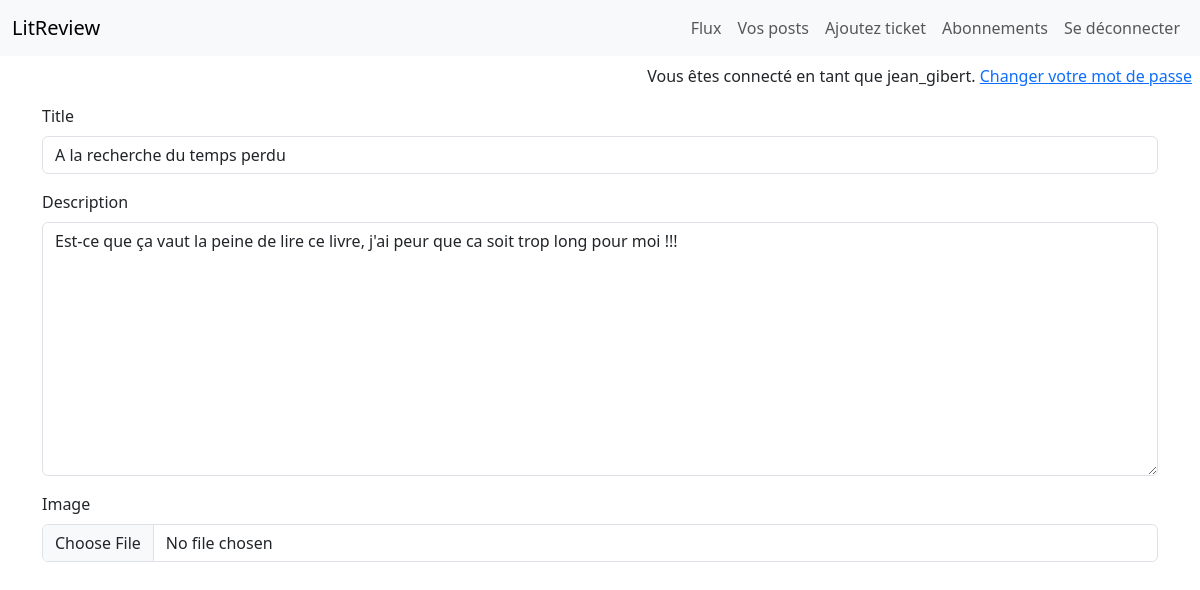
The page /home/ticket/update/14 (signed in) on the database its author committed.
### authenticate/models.py (models this page shows)
class User(AbstractUser):
    pass

### flux/models.py (models this page shows)
class Ticket(models.Model):
    title = models.CharField(max_length=128)
    description = models.TextField(max_length=2048, blank=True)
    user = models.ForeignKey(to=settings.AUTH_USER_MODEL, on_delete=models.CASCADE)
    image = models.ImageField(null=True, blank=True)
    time_created = models.DateTimeField(auto_now_add=True)
    class Meta:
        get_latest_by = "time_created"

### flux/views.py (the view)
# urls.py: path("ticket/update/<pk>", TicketUpdateView.as_view(), name="ticket-update"),
class TicketUpdateView(LoginRequiredMixin, UpdateView):
    model = Ticket
    fields = ["title", "description", "image"]
    success_url = "/home/my_posts/"

### flux/templates/flux/ticket_form.html
{% extends "base.html" %}
{% load bootstrap5 %}
{% block content %}
    {% bootstrap_form form %}
{% endblock %}

### templates/base.html (shortened to what this page needs)
<html lang="fr">
    <head>
        <link href="https://cdn.jsdelivr.net/npm/bootstrap@5.3.5/dist/css/bootstrap.min.css" rel="stylesheet">
        <link rel="stylesheet" href="https://cdn.jsdelivr.net/npm/bootstrap-icons@1.11.1/font/bootstrap-icons.css">
    </head>
    <body>
            <nav class="navbar navbar-expand-lg bg-body-tertiary">
                <div class="container-fluid">
                    <span class="navbar-brand" href="#">LitReview</span>
                    {%  if user.is_authenticated %}
                    <ul class="navbar-nav">
                    <li class="nav-item">
                        <a class="nav-link" href="{% url "home" %}" title="">Flux</a>
                    </li>
                    <li class="nav-item">
                        <a class="nav-link" href="{% url "my-posts" %}">Vos posts</a>
                    </li>
                    <li class="nav-item">
                        <a class="nav-link" href="{% url "ticket-create" %}">Ajoutez ticket</a>
                        <a class="nav-link" href="{% url 'abonnements' %}">Abonnements</a>
                    </li>
                    <li class="nav-item">
                        <a class="nav-link" href="{% url 'logout' %}">Se déconnecter</a></a>
                    </li>
                    {% endif %}
                    </ul>
                </div>
            </nav>
        {%  if user.is_authenticated %}
        <div class="p-2">
            <p class="text-end">Vous êtes connecté en tant que {{ user }}. <a href="{% url 'password_change' %}">Changer votre mot de passe</a></p>
        <div />
        {% endif %}
        <div class="container">
            {% block content %}{% endblock content %}
        </div>
    </body>
</html>

### rows shown on the page
User: username "jean_gibert"
Ticket: title "A la recherche du temps perdu", description "Est-ce que ça vaut la peine de lire ce livre, j'ai peur que ca soit trop long pour moi !!!"
